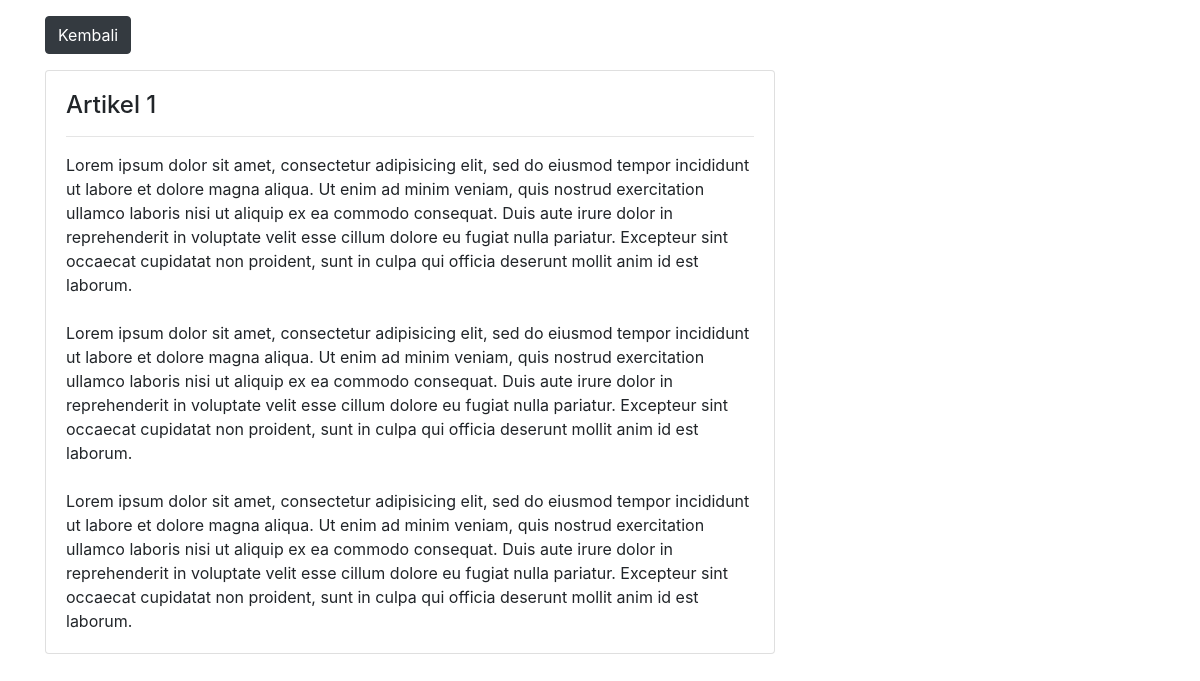
The app's page /Beranda/artikel/1 with its own data.
### tables this page shows
CREATE TABLE `blog_tb` (
  `id` int(11) NOT NULL,
  `judul` varchar(50) NOT NULL,
  `isi` text NOT NULL
);

### application/controllers/Beranda.php (called while the page is built, shortened)
<?php
class Beranda extends CI_Controller{
	public function __construct()
	{
		$this->load->model('Beranda_M');
	}
	public function artikel($id=null)
	{
		$where = array('id' => $id);
		$data['blog_tb'] = $this->Beranda_M->get_article($where,'blog_tb')->result();
		$this->load->view("view_artikel",$data);
	}
}

### index.php (called while the page is built, shortened)
<?php
require_once BASEPATH.'core/CodeIgniter.php';

### application/models/Beranda_M.php (called while the page is built, shortened)
<?php
class Beranda_M extends CI_Model{
	public function get_article($where,$table)
	{
		return $this->db->get_where($table,$where);
	}
}

### application/views/view_artikel.php (the view, shortened to what this page needs)
<!DOCTYPE html>
<html>
<head>
<link rel="stylesheet" href="https://stackpath.bootstrapcdn.com/bootstrap/4.5.0/css/bootstrap.min.css">
</head>
<body>
	<div class="container mt-3">
		<div class="row">
			<div class="col-sm-8">
		<a class="btn btn-dark btn-md" href="<?= base_url("Beranda"); ?>">
			Kembali
		</a>
		<?php foreach($blog_tb as $datas): ?>
		<div class="card mt-3 mb-3">
  		<div class="card-body">
  		<h4 class="card-title">
  			<?= $datas->judul; ?>
  		</h4>
  		<hr>
  			<?= $datas->isi; ?>
  		</div>
		</div>
		<?php endforeach; ?>
			</div>
		</div>
	</div>
</body>
</html>

### records on screen
blog_tb: judul "Artikel 1", isi "Lorem ipsum dolor sit amet, consectetur adipisicing elit, sed do eiusmod tempor incididunt ut labore et dolore magna aliqua. Ut enim ad minim veniam, quis nostrud exercitation ullamco laboris nisi ut aliquip ex ea commodo consequat. Duis aute irure dolor in reprehenderit in voluptate velit esse cillum dolore eu fugiat nulla pariatur. Excepteur sint occaecat cupidatat non proident, sunt in culpa qui officia deserunt mollit anim id est laborum. Lorem ipsum dolor sit amet, consectetur adipisicing elit, sed do eiusmod tempor incididunt ut labore et dolore magna aliqua. Ut enim ad minim veniam, quis nostrud exercitation ullamco laboris nisi ut aliquip ex ea commodo consequat. Duis aute irure…"
